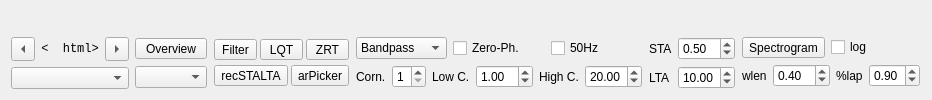
         <widget class="QWidget" name="qWidget_mpl">
          <layout class="QVBoxLayout" name="qVBoxLayout_mpl">
           <item>
            <widget class="QMplCanvas" name="qMplCanvas" native="true">
             <property name="sizePolicy">
              <sizepolicy hsizetype="Expanding" vsizetype="Expanding">
               <horstretch>99</horstretch>
               <verstretch>99</verstretch>
              </sizepolicy>
             </property>
             <property name="maximumSize">
              <size>
               <width>16777215</width>
               <height>16777215</height>
              </size>
             </property>
             <property name="cursor">
              <cursorShape>CrossCursor</cursorShape>
             </property>
             <property name="mouseTracking">
              <bool>true</bool>
             </property>
             <property name="focusPolicy">
              <enum>Qt::StrongFocus</enum>
             </property>
            </widget>
           </item>
           <item>
            <layout class="QHBoxLayout" name="horizontalLayout_2">
             <property name="spacing">
              <number>6</number>
             </property>
             <property name="sizeConstraint">
              <enum>QLayout::SetDefaultConstraint</enum>
             </property>
             <item>
              <layout class="QHBoxLayout" name="horizontalLayout_6">
               <property name="sizeConstraint">
                <enum>QLayout::SetMinimumSize</enum>
               </property>
               <item>
                <layout class="QVBoxLayout" name="VerticalLayout">
                 <property name="spacing">
                  <number>6</number>
                 </property>
                 <property name="sizeConstraint">
                  <enum>QLayout::SetDefaultConstraint</enum>
                 </property>
                 <property name="topMargin">
                  <number>0</number>
                 </property>
                 <item>
                  <layout class="QHBoxLayout" name="horizontalLayout_13">
                   <item>
                    <widget class="QToolButton" name="qToolButton_previousStream">
                     <property name="sizePolicy">
                      <sizepolicy hsizetype="Maximum" vsizetype="Expanding">
                       <horstretch>0</horstretch>
                       <verstretch>0</verstretch>
                      </sizepolicy>
                     </property>
                     <property name="focusPolicy">
                      <enum>Qt::NoFocus</enum>
                     </property>
                     <property name="text">
                      <string>&lt;</string>
                     </property>
                     <property name="arrowType">
                      <enum>Qt::LeftArrow</enum>
                     </property>
                    </widget>
                   </item>
                   <item>
                    <widget class="QLabel" name="qLabel_streamNumber">
                     <property name="sizePolicy">
                      <sizepolicy hsizetype="Preferred" vsizetype="Fixed">
                       <horstretch>0</horstretch>
                       <verstretch>0</verstretch>
                      </sizepolicy>
                     </property>
                     <property name="font">
                      <font>
                       <family>Monospace</family>
                      </font>
                     </property>
                     <property name="styleSheet">
                      <string notr="true"/>
                     </property>
                     <property name="text">
                      <string>&lt;!DOCTYPE HTML PUBLIC &quot;-//W3C//DTD HTML 4.0//EN&quot; &quot;http://www.w3.org/TR/REC-html40/strict.dtd&quot;&gt;
&lt;  html&gt;&lt;head&gt;&lt;meta name=&quot;qrichtext&quot; content=&quot;1&quot; /&gt;&lt;style type=&quot;text/css&quot;&gt;
p, l  i { white-space: pre-wrap; }
&lt;  /style&gt;&lt;/head&gt;&lt;body style=&quot; font-family:'Monospace'; font-size:10pt; font-weight:400; font-style:normal;&quot;&gt;
&lt;  p align=&quot;center&quot; style=&quot; margin-top:0px; margin-bottom:0px; margin-left:0px; margin-right:0px; -qt-block-indent:0; text-indent:0px;&quot;&gt;00/00&lt;/p&gt;&lt;/body&gt;&lt;/html&gt;</string>
                     </property>
                     <property name="alignment">
                      <set>Qt::AlignCenter</set>
                     </property>
                    </widget>
                   </item>
                   <item>
                    <widget class="QToolButton" name="qToolButton_nextStream">
                     <property name="sizePolicy">
                      <sizepolicy hsizetype="Maximum" vsizetype="Minimum">
                       <horstretch>0</horstretch>
                       <verstretch>0</verstretch>
                      </sizepolicy>
                     </property>
                     <property name="focusPolicy">
                      <enum>Qt::NoFocus</enum>
                     </property>
                     <property name="text">
                      <string>&gt;</string>
                     </property>
                     <property name="arrowType">
                      <enum>Qt::RightArrow</enum>
                     </property>
                    </widget>
                   </item>
                  </layout>
                 </item>
                 <item>
                  <widget class="QComboBox" name="qComboBox_streamName">
                   <property name="sizePolicy">
                    <sizepolicy hsizetype="Preferred" vsizetype="Fixed">
                     <horstretch>0</horstretch>
                     <verstretch>0</verstretch>
                    </sizepolicy>
                   </property>
                   <property name="font">
                    <font>
                     <family>Monospace</family>
                    </font>
                   </property>
                   <property name="focusPolicy">
                    <enum>Qt::NoFocus</enum>
                   </property>
                   <property name="styleSheet">
                    <string notr="true"/>
                   </property>
                  </widget>
                 </item>
                </layout>
               </item>
               <item>
                <layout class="QVBoxLayout" name="verticalLayout_3">
                 <item>
                  <widget class="QToolButton" name="qToolButton_overview">
                   <property name="sizePolicy">
                    <sizepolicy hsizetype="Minimum" vsizetype="Fixed">
                     <horstretch>0</horstretch>
                     <verstretch>0</verstretch>
                    </sizepolicy>
                   </property>
                   <property name="focusPolicy">
                    <enum>Qt::NoFocus</enum>
                   </property>
                   <property name="text">
                    <string>Overview</string>
                   </property>
                   <property name="checkable">
                    <bool>true</bool>
                   </property>
                  </widget>
                 </item>
                 <item>
                  <widget class="QComboBox" name="qComboBox_phaseType">
                   <property name="sizePolicy">
                    <sizepolicy hsizetype="Minimum" vsizetype="Fixed">
                     <horstretch>0</horstretch>
                     <verstretch>0</verstretch>
                    </sizepolicy>
                   </property>
                   <property name="focusPolicy">
                    <enum>Qt::NoFocus</enum>
                   </property>
                  </widget>
                 </item>
                </layout>
               </item>
              </layout>
             </item>
             <item>
              <spacer name="horizontalSpacer_2">
               <property name="orientation">
                <enum>Qt::Horizontal</enum>
               </property>
               <property name="sizeType">
                <enum>QSizePolicy::Expanding</enum>
               </property>
               <property name="sizeHint" stdset="0">
                <size>
                 <width>1</width>
                 <height>10</height>
                </size>
               </property>
              </spacer>
             </item>
             <item>
              <layout class="QHBoxLayout" name="horizontalLayout_12">
               <item>
                <layout class="QVBoxLayout" name="verticalLayout_8">
                 <property name="spacing">
                  <number>3</number>
                 </property>
                 <item>
                  <layout class="QHBoxLayout" name="horizontalLayout_17">
                   <item>
                    <widget class="QToolButton" name="qToolButton_filter">
                     <property name="sizePolicy">
                      <sizepolicy hsizetype="Minimum" vsizetype="Fixed">
                       <horstretch>0</horstretch>
                       <verstretch>0</verstretch>
                      </sizepolicy>
                     </property>
                     <property name="focusPolicy">
                      <enum>Qt::NoFocus</enum>
                     </property>
                     <property name="text">
                      <string>Filter</string>
                     </property>
                     <property name="checkable">
                      <bool>true</bool>
                     </property>
                    </widget>
                   </item>
                   <item>
                    <widget class="QToolButton" name="qToolButton_rotateLQT">
                     <property name="sizePolicy">
                      <sizepolicy hsizetype="Minimum" vsizetype="Fixed">
                       <horstretch>0</horstretch>
                       <verstretch>0</verstretch>
                      </sizepolicy>
                     </property>
                     <property name="focusPolicy">
                      <enum>Qt::NoFocus</enum>
                     </property>
                     <property name="text">
                      <string>LQT</string>
                     </property>
                     <property name="checkable">
                      <bool>true</bool>
                     </property>
                    </widget>
                   </item>
                   <item>
                    <widget class="QToolButton" name="qToolButton_rotateZRT">
                     <property name="sizePolicy">
                      <sizepolicy hsizetype="Minimum" vsizetype="Fixed">
                       <horstretch>0</horstretch>
                       <verstretch>0</verstretch>
                      </sizepolicy>
                     </property>
                     <property name="focusPolicy">
                      <enum>Qt::NoFocus</enum>
                     </property>
                     <property name="text">
                      <string>ZRT</string>
                     </property>
                     <property name="checkable">
                      <bool>true</bool>
                     </property>
                    </widget>
                   </item>
                  </layout>
                 </item>
                 <item>
                  <layout class="QHBoxLayout" name="horizontalLayout_15">
                   <item>
                    <widget class="QToolButton" name="qToolButton_trigger">
                     <property name="sizePolicy">
                      <sizepolicy hsizetype="Minimum" vsizetype="Fixed">
                       <horstretch>0</horstretch>
                       <verstretch>0</verstretch>
                      </sizepolicy>
                     </property>
                     <property name="focusPolicy">
                      <enum>Qt::NoFocus</enum>
                     </property>
                     <property name="text">
                      <string>recSTALTA</string>
                     </property>
                     <property name="checkable">
                      <bool>true</bool>
                     </property>
                    </widget>
                   </item>
                   <item>
                    <widget class="QToolButton" name="qToolButton_arpicker">
                     <property name="sizePolicy">
                      <sizepolicy hsizetype="Minimum" vsizetype="Fixed">
                       <horstretch>0</horstretch>
                       <verstretch>0</verstretch>
                      </sizepolicy>
                     </property>
                     <property name="focusPolicy">
                      <enum>Qt::NoFocus</enum>
                     </property>
                     <property name="text">
                      <string>arPicker</string>
                     </property>
                     <property name="arrowType">
                      <enum>Qt::NoArrow</enum>
                     </property>
                    </widget>
                   </item>
                  </layout>
                 </item>
                </layout>
               </item>
               <item>
                <spacer name="horizontalSpacer_5">
                 <property name="orientation">
                  <enum>Qt::Horizontal</enum>
                 </property>
                 <property name="sizeType">
                  <enum>QSizePolicy::Expanding</enum>
                 </property>
                 <property name="sizeHint" stdset="0">
                  <size>
                   <width>1</width>
                   <height>20</height>
                  </size>
                 </property>
                </spacer>
               </item>
               <item>
                <layout class="QVBoxLayout" name="verticalLayout_5">
                 <item>
                  <layout class="QHBoxLayout" name="horizontalLayout_11">
                   <item>
                    <widget class="QComboBox" name="qComboBox_filterType">
                     <property name="focusPolicy">
                      <enum>Qt::NoFocus</enum>
                     </property>
                     <item>
                      <property name="text">
                       <string>Bandpass</string>
                      </property>
                     </item>
                     <item>
                      <property name="text">
                       <string>Bandstop</string>
                      </property>
                     </item>
                     <item>
                      <property name="text">
                       <string>Lowpass</string>
                      </property>
                     </item>
                     <item>
                      <property name="text">
                       <string>Highpass</string>
                      </property>
                     </item>
                    </widget>
                   </item>
                   <item>
                    <widget class="QCheckBox" name="qCheckBox_zerophase">
                     <property name="focusPolicy">
                      <enum>Qt::NoFocus</enum>
                     </property>
                     <property name="text">
                      <string>Zero-Ph.</string>
                     </property>
                    </widget>
                   </item>
                   <item>
                    <widget class="QCheckBox" name="qCheckBox_50Hz">
                     <property name="focusPolicy">
                      <enum>Qt::NoFocus</enum>
                     </property>
                     <property name="text">
                      <string>50Hz</string>
                     </property>
                    </widget>
                   </item>
                  </layout>
                 </item>
                 <item>
                  <layout class="QHBoxLayout" name="horizontalLayout_10">
                   <item>
                    <widget class="QLabel" name="qLabel_corners">
                     <property name="text">
                      <string>Corn.</string>
                     </property>
                    </widget>
                   </item>
                   <item>
                    <widget class="QDoubleSpinBox" name="qDoubleSpinBox_corners">
                     <property name="focusPolicy">
                      <enum>Qt::NoFocus</enum>
                     </property>
                     <property name="decimals">
                      <number>0</number>
                     </property>
                     <property name="minimum">
                      <double>1.000000000000000</double>
                     </property>
                     <property name="maximum">
                      <double>8.000000000000000</double>
                     </property>
                     <property name="value">
                      <double>1.000000000000000</double>
                     </property>
                    </widget>
                   </item>
                   <item>
                    <widget class="QLabel" name="qLabel_lowpass">
                     <property name="text">
                      <string>Low C.</string>
                     </property>
                    </widget>
                   </item>
                   <item>
                    <widget class="QDoubleSpinBox" name="qDoubleSpinBox_lowpass">
                     <property name="focusPolicy">
                      <enum>Qt::NoFocus</enum>
                     </property>
                     <property name="minimum">
                      <double>0.010000000000000</double>
                     </property>
                     <property name="value">
                      <double>1.000000000000000</double>
                     </property>
                    </widget>
                   </item>
                   <item>
                    <widget class="QLabel" name="qLabel_highpass">
                     <property name="text">
                      <string>High C.</string>
                     </property>
                    </widget>
                   </item>
                   <item>
                    <widget class="QDoubleSpinBox" name="qDoubleSpinBox_highpass">
                     <property name="focusPolicy">
                      <enum>Qt::NoFocus</enum>
                     </property>
                     <property name="minimum">
                      <double>0.010000000000000</double>
                     </property>
                     <property name="value">
                      <double>20.000000000000000</double>
                     </property>
                    </widget>
                   </item>
                  </layout>
                 </item>
                </layout>
               </item>
               <item>
                <spacer name="horizontalSpacer_4">
                 <property name="orientation">
                  <enum>Qt::Horizontal</enum>
                 </property>
                 <property name="sizeType">
                  <enum>QSizePolicy::Expanding</enum>
                 </property>
                 <property name="sizeHint" stdset="0">
                  <size>
                   <width>1</width>
                   <height>10</height>
                  </size>
                 </property>
                </spacer>
               </item>
               <item>
                <layout class="QVBoxLayout" name="verticalLayout_9">
                 <item>
                  <layout class="QHBoxLayout" name="horizontalLayout_16">
                   <item>
                    <widget class="QLabel" name="qLabel_sta">
                     <property name="text">
                      <string>STA</string>
                     </property>
                    </widget>
                   </item>
                   <item>
                    <widget class="QDoubleSpinBox" name="qDoubleSpinBox_sta">
                     <property name="focusPolicy">
                      <enum>Qt::NoFocus</enum>
                     </property>
                     <property name="singleStep">
                      <double>0.100000000000000</double>
                     </property>
                     <property name="value">
                      <double>0.500000000000000</double>
                     </property>
                    </widget>
                   </item>
                  </layout>
                 </item>
                 <item>
                  <layout class="QHBoxLayout" name="horizontalLayout_14">
                   <item>
                    <widget class="QLabel" name="qLabel_lta">
                     <property name="text">
                      <string>LTA</string>
                     </property>
                    </widget>
                   </item>
                   <item>
                    <widget class="QDoubleSpinBox" name="qDoubleSpinBox_lta">
                     <property name="focusPolicy">
                      <enum>Qt::NoFocus</enum>
                     </property>
                     <property name="value">
                      <double>10.000000000000000</double>
                     </property>
                    </widget>
                   </item>
                  </layout>
                 </item>
                </layout>
               </item>
              </layout>
             </item>
             <item>
              <spacer name="horizontalSpacer_3">
               <property name="orientation">
                <enum>Qt::Horizontal</enum>
               </property>
               <property name="sizeType">
                <enum>QSizePolicy::Expanding</enum>
               </property>
               <property name="sizeHint" stdset="0">
                <size>
                 <width>1</width>
                 <height>10</height>
                </size>
               </property>
              </spacer>
             </item>
             <item>
              <layout class="QVBoxLayout" name="verticalLayout_7">
               <item>
                <layout class="QHBoxLayout" name="horizontalLayout_18">
                 <item>
                  <widget class="QToolButton" name="qToolButton_spectrogram">
                   <property name="focusPolicy">
                    <enum>Qt::NoFocus</enum>
                   </property>
                   <property name="text">
                    <string>Spectrogram</string>
                   </property>
                   <property name="checkable">
                    <bool>true</bool>
                   </property>
                  </widget>
                 </item>
                 <item>
                  <widget class="QCheckBox" name="qCheckBox_spectrogramLog">
                   <property name="focusPolicy">
                    <enum>Qt::NoFocus</enum>
                   </property>
                   <property name="text">
                    <string>log</string>
                   </property>
                  </widget>
                 </item>
                </layout>
               </item>
               <item>
                <layout class="QHBoxLayout" name="horizontalLayout_19">
                 <item>
                  <widget class="QLabel" name="qLabel_wlen">
                   <property name="text">
                    <string>wlen</string>
                   </property>
                  </widget>
                 </item>
                 <item>
                  <widget class="QDoubleSpinBox" name="qDoubleSpinBox_wlen">
                   <property name="focusPolicy">
                    <enum>Qt::NoFocus</enum>
                   </property>
                   <property name="suffix">
                    <string/>
                   </property>
                   <property name="minimum">
                    <double>0.100000000000000</double>
                   </property>
                   <property name="maximum">
                    <double>99.989999999999995</double>
                   </property>
                   <property name="singleStep">
                    <double>0.100000000000000</double>
                   </property>
                   <property name="value">
                    <double>0.400000000000000</double>
                   </property>
                  </widget>
                 </item>
                 <item>
                  <widget class="QLabel" name="qLabel_perlap">
                   <property name="text">
                    <string>%lap</string>
                   </property>
                  </widget>
                 </item>
                 <item>
                  <widget class="QDoubleSpinBox" name="qDoubleSpinBox_perlap">
                   <property name="focusPolicy">
                    <enum>Qt::NoFocus</enum>
                   </property>
                   <property name="maximum">
                    <double>0.990000000000000</double>
                   </property>
                   <property name="singleStep">
                    <double>0.050000000000000</double>
                   </property>
                   <property name="value">
                    <double>0.900000000000000</double>
                   </property>
                  </widget>
                 </item>
                </layout>
               </item>
              </layout>
             </item>
             <item>
              <spacer name="horizontalSpacer">
               <property name="orientation">
                <enum>Qt::Horizontal</enum>
               </property>
               <property name="sizeType">
                <enum>QSizePolicy::Expanding</enum>
               </property>
               <property name="sizeHint" stdset="0">
                <size>
                 <width>1</width>
                 <height>10</height>
                </size>
               </property>
              </spacer>
             </item>
            </layout>
           </item>
          </layout>
         </widget>
